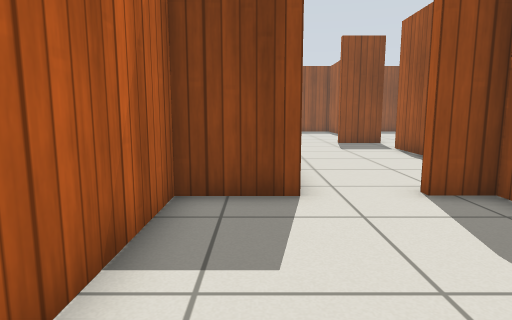
View 1 (above)

16 first-person views from a walk through a robot-simulator world made for Gazebo. The camera is 0.72 m above the floor, tilts 8° down and sees 75° across. The floor is counted in squares, 0.5 m on a side. Each view is taken from the middle of a square. On the plan, view 1 faces up. The plan holds only what a view shows up to about 15 squares ahead; the rest is blank. The robots in the file are not drawn. Gazebo's built-in surfaces are drawn with simple patterns.

View 2
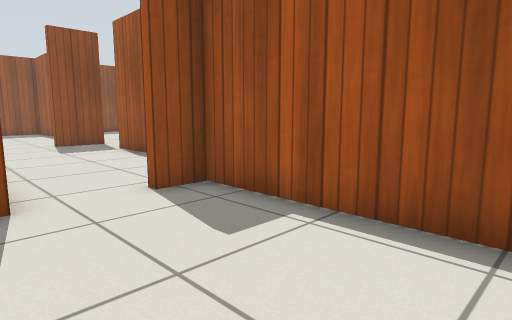

View 3
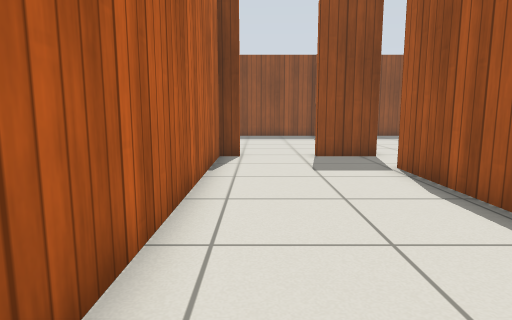

View 4
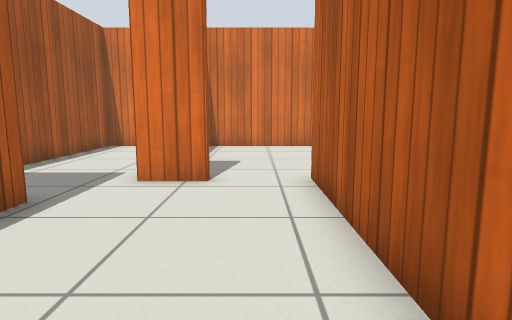

View 5
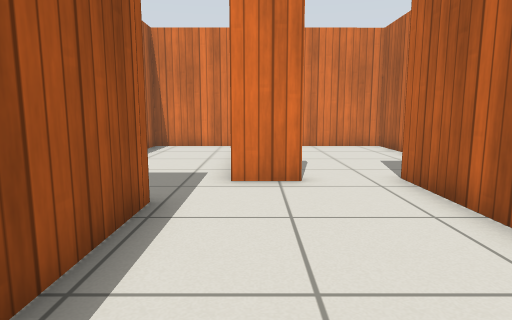

View 6
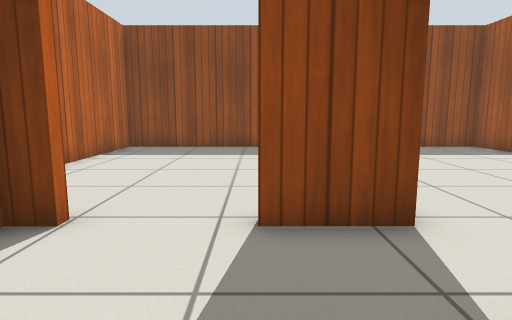

View 7
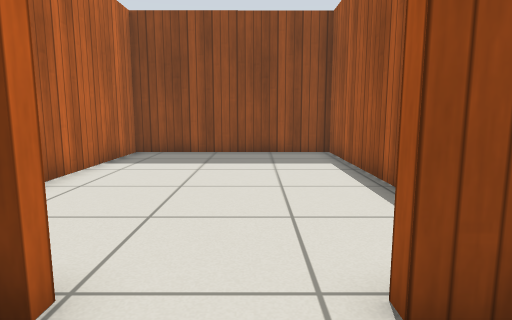

View 8
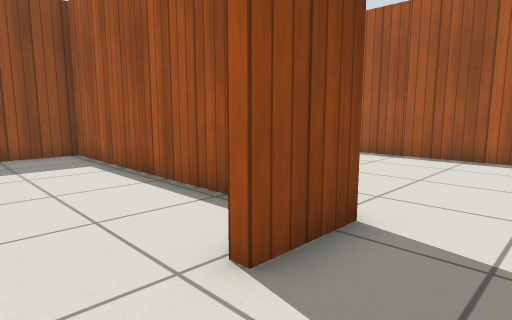

View 9
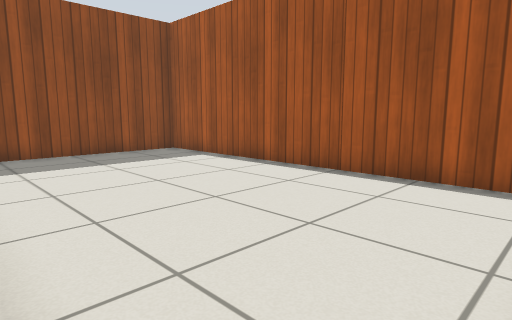

View 10
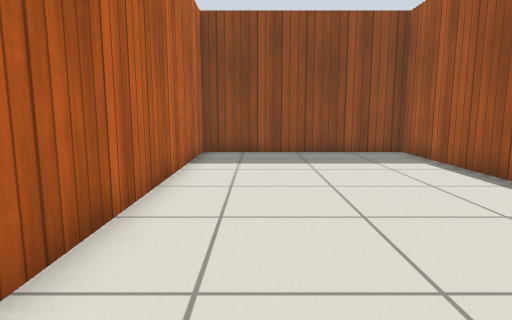

View 11
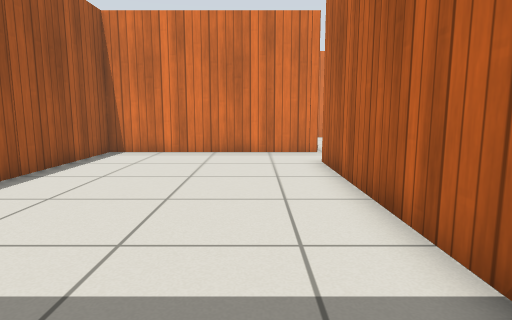

View 12
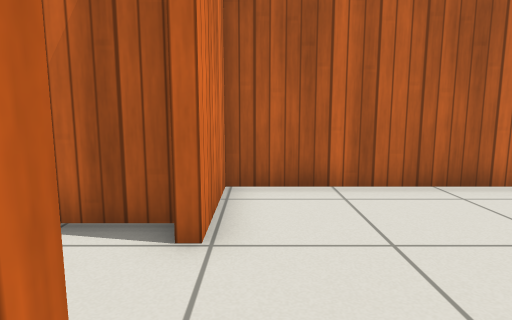

View 13
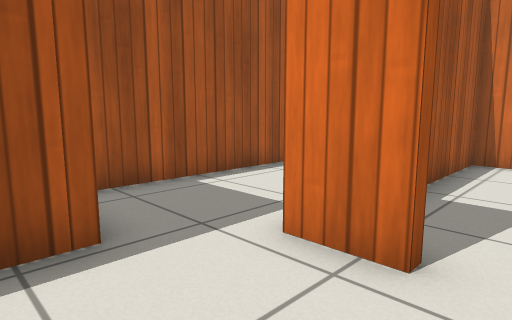

View 14
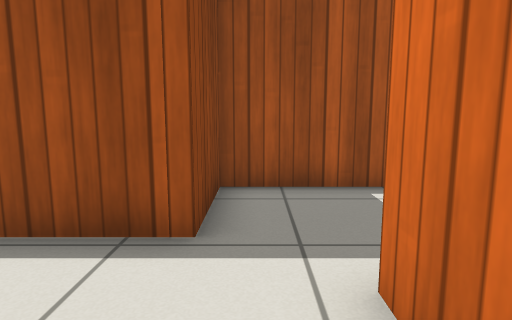

View 15
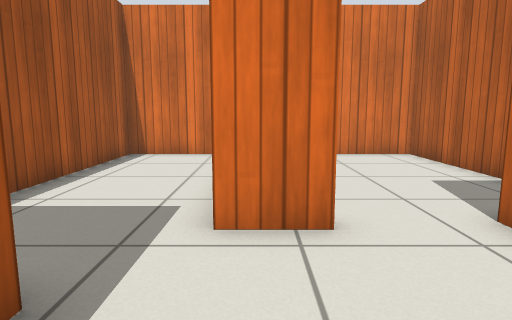

View 16
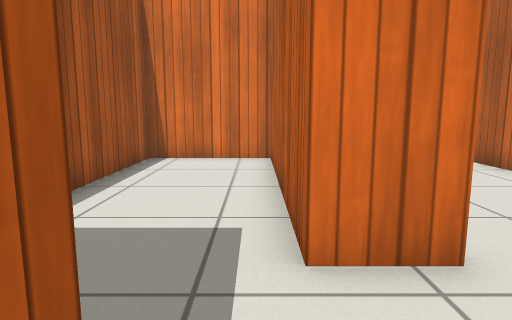

### Floor plan
Points are (right, up) in squares from view 1. A wall is a line through its corners. A room is listed if a view was taken in it or the views show most of it. See-through windows are left out.
Room 1 (views 1, 2, 3)
walls: (0.8, 5.7) (-1.4, 5.7) (-1.4, -1.7) (4.2, -1.7) (4.2, 5.7) (3, 5.7) (3, 6)
ways out: opening at (2.5, 6) to room 2
Room 2 (views 4, 5, 6, 7, 8, 9, 13, 14, 15, 16)
walls: (5.7, 7.7) (5.7, 13.7); (3, 6) (4.5, 6); (6, 16.1) (4, 16.1); (0.8, 16.1) (0.8, 5.7)
ways out: opening at (2.5, 6) to room 1; opening at (6, 14.5) to room 3; opening at (3, 16) to room 4; opening at (5, 7) to room 5
Room 3 (views 10, 11)
walls: (5.7, 13.7) (13.4, 13.7) (13.4, 26.3) (6, 26.3) (6, 16.1)
ways out: opening at (6, 14.5) to room 2
Room 4 (view 12)
walls: (5.7, 18.4) (5.7, 26.3) (-1.4, 26.3) (-1.4, 16.4) (1.5, 16.4) (1.5, 16.1); (4, 16.1) (4, 16.5)
ways out: opening at (3, 16) to room 2
Room 5 (no view inside)
walls: (4.5, 6) (4.5, -1.7) (8.4, -1.7) (8.4, 7.7) (5.7, 7.7)
ways out: opening at (5, 7) to room 2

Where each view was taken, in squares from view 1:
view 1: 0 up, 0 right, facing up
view 2: 0 up, 0 right, facing up-right
view 3: 5 up, 2 right, facing up
view 4: 13 up, 2 right, facing down
view 5: 13 up, 4 right, facing down
view 6: 12 up, 4 right, facing up
view 7: 14 up, 3 right, facing up
view 8: 14 up, 2 right, facing up-right
view 9: 14 up, 6 right, facing up-right
view 10: 14 up, 8 right, facing up
view 11: 26 up, 8 right, facing down
view 12: 17 up, 5 right, facing left
view 13: 9 up, 2 right, facing down-right
view 14: 7 up, 2 right, facing right
view 15: 10 up, 4 right, facing down
view 16: 9 up, 5 right, facing down
